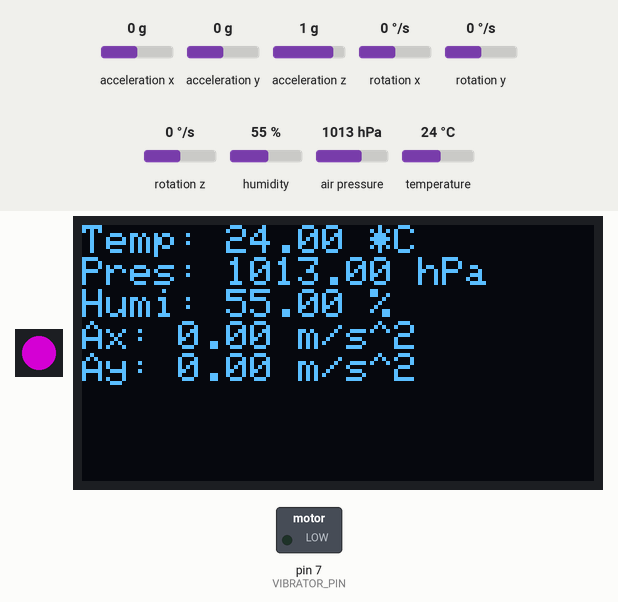
The sketch below on a simulated Arduino Uno, built with avr-gcc and run on an emulated ATmega328P. Parts: 1 RGB LEDs in strip order, left to right, 128×64 one-colour display, switched loads named in the sketch (green lamp = pin HIGH). The test bench sets the inputs (shaded band); at power-on: acceleration x 0 g, humidity 55 %, acceleration y 0 g, air pressure 1013 hPa, acceleration z 1 g, rotation x 0 °/s, rotation y 0 °/s, rotation z 0 °/s, temperature 24 °C. Dim RGB values are drawn brighter than linear; the display library's start-up logo is not drawn; what the sketch prints to the serial monitor is not drawn.

Above: at 8.4 s.
8.5 s: acceleration x set to -1.4 g
13.3 s: humidity set to 41 %
At 15.9 s:
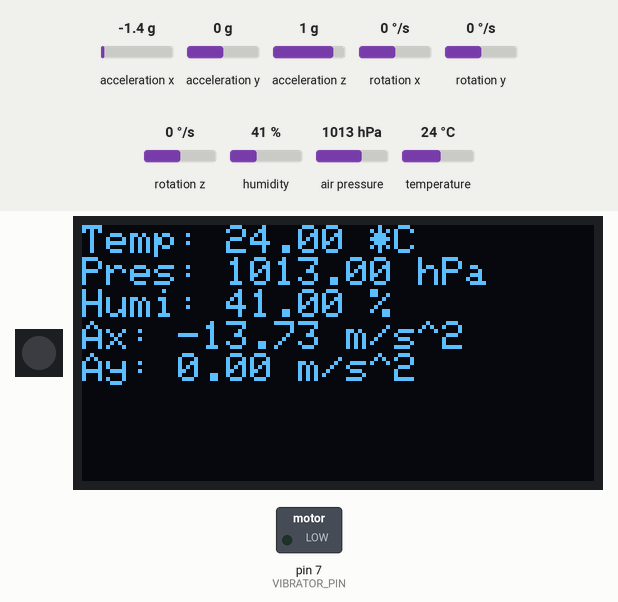
18.3 s: humidity set to 38 %
At 23.6 s:
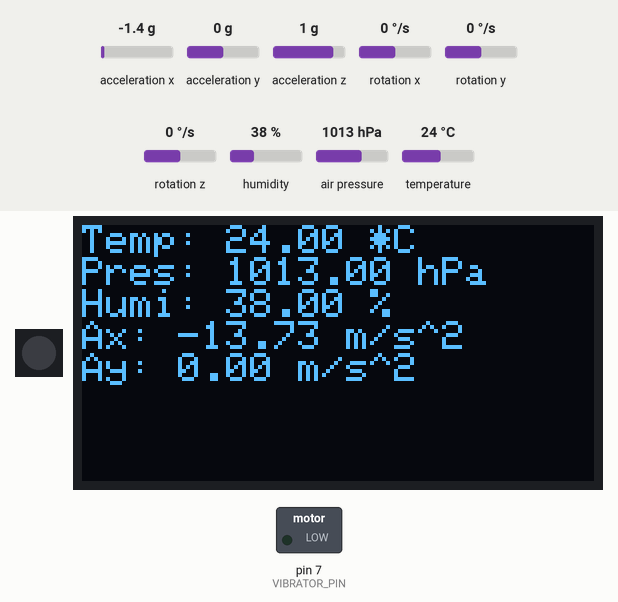
23.9 s: acceleration x set to -0.8 g
At 25.3 s:
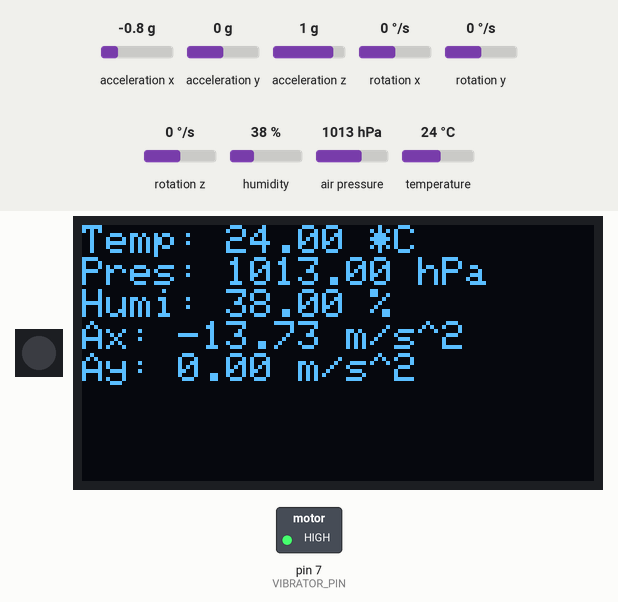
28.1 s: acceleration y set to -1.4 g
At 30.7 s:
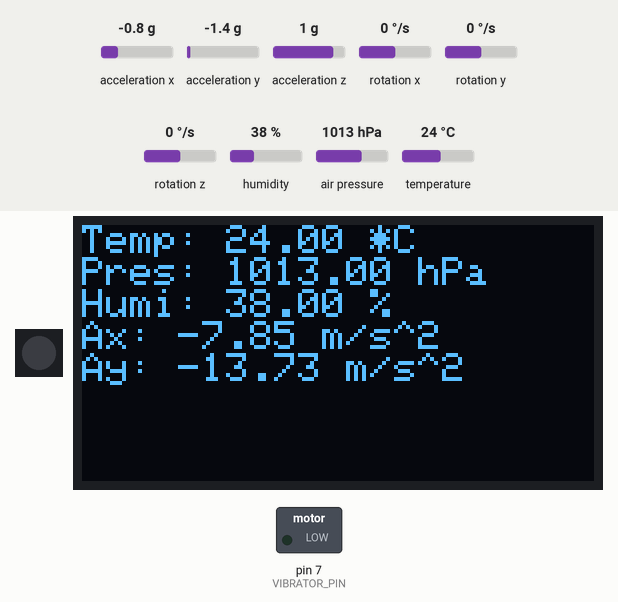
32.3 s: air pressure set to 952 hPa
At 35.1 s:
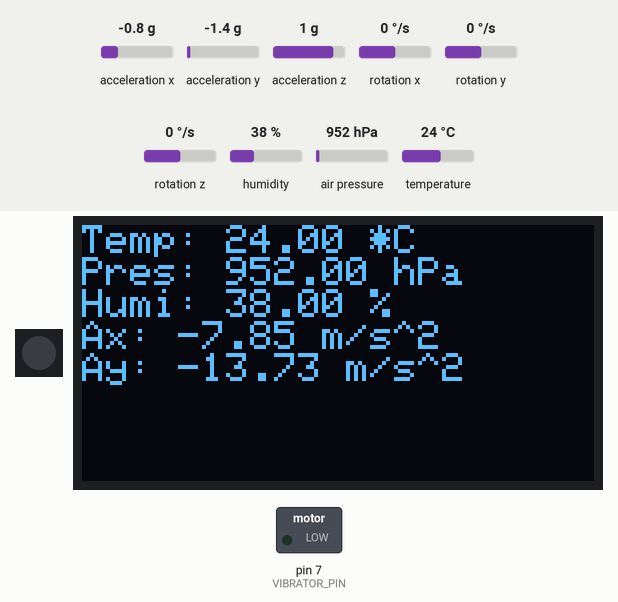
Timing chart, 0 to 36.6 s (numbered marks = the images above; inputs shaded):
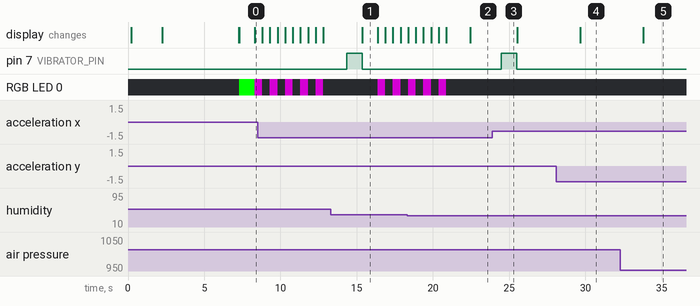

Measured:
- after the input at 18.3 s, the display: first differs from a run without the input after 4.1 s (image 2)
- after the input at 23.9 s, pin 7 (VIBRATOR_PIN): LOW → HIGH after 0.59 s, → LOW 1.0 s later
- after the input at 28.1 s, the display: changes after 1.6 s (image 4)
- after the input at 32.3 s, the display: changes after 1.5 s (image 5)
- what the display in image 1 shows lasts 1.0 s, from 15.4 s to 16.4 s

The sketch:

finalrun.ino
```cpp
#include <Wire.h>
#include <Adafruit_Sensor.h>
#include <Adafruit_BME280.h>
#include <Adafruit_MPU6050.h>
#include <Adafruit_GFX.h>
#include <Adafruit_SSD1306.h>
#include <Adafruit_NeoPixel.h>

#define SCREEN_WIDTH 128
#define SCREEN_HEIGHT 64

Adafruit_BME280 bme; // I2C
Adafruit_MPU6050 mpu;
Adafruit_SSD1306 display(SCREEN_WIDTH, SCREEN_HEIGHT, &Wire);

unsigned long delayTime;

// NeoPixel settings on the watch
#define LED_PIN    6    // Change to your NeoPixel data pin
#define NUMPIXELS  1     // Change if you have more than 1 NeoPixel
Adafruit_NeoPixel pixels = Adafruit_NeoPixel(NUMPIXELS, LED_PIN, NEO_GRB + NEO_KHZ800);

const int VIBRATOR_PIN = 7; // Change the pin to your desired pin for the vibrator

bool vibrationTriggered = false;
unsigned long vibrationStartTime = 0;
bool ledOn = false;
unsigned long ledStartTime = 0;
float lastAccelX = 0.0;

void setup() {
  Serial.begin(115200);
  Serial.println(F("BME280 and MPU6050 test"));

  pinMode(VIBRATOR_PIN, OUTPUT);
  pinMode(LED_PIN, OUTPUT);

  pixels.begin(); // Initialize NeoPixel
  pixels.show();  // Initialize all pixels to 'off'

  display.begin(SSD1306_SWITCHCAPVCC, 0x3C);
  display.display();
  delay(100);
  display.clearDisplay();
  display.display();
  display.setTextSize(1.5);
  display.setTextColor(SSD1306_WHITE);
  displayWelcomeMessage();

  bool status;

  // Initialize BME sensor
  status = bme.begin(0x76);
  if (!status) {
    Serial.println("Could not find a valid BME280 sensor, check wiring!");
    while (1);
  }

  // Initialize MPU6050
  Serial.println("Adafruit MPU6050 test!");

  if (!mpu.begin()) {
    Serial.println("Failed to find MPU6050 chip");
    while (1) {
      delay(10);
    }
  }
  Serial.println("MPU6050 Found!");

  mpu.setAccelerometerRange(MPU6050_RANGE_8_G);
  mpu.setGyroRange(MPU6050_RANGE_500_DEG);
  mpu.setFilterBandwidth(MPU6050_BAND_5_HZ);

  delayTime = 1000;
}

void loop() {
  display.setCursor(0, 0);
  display.clearDisplay();

  // Read BME sensor data
  float temperature = bme.readTemperature();
  float pressure = bme.readPressure() / 100.0F;
  float humidity = bme.readHumidity();

  // Display BME sensor data on OLED
  display.print("Temp: "); display.print(temperature); display.println(" *C");
  display.print("Pres: "); display.print(pressure); display.println(" hPa");
  display.print("Humi: "); display.print(humidity); display.println(" %");

  // Read MPU6050 sensor data
  sensors_event_t a, g, temp;
  mpu.getEvent(&a, &g, &temp);

  // Display MPU6050 sensor data on OLED
  display.print("Ax: "); display.print(a.acceleration.x); display.println(" m/s^2");
  display.print("Ay: "); display.print(a.acceleration.y); display.println(" m/s^2");
  //display.print("Gx: "); display.print(g.gyro.x); display.println(" rad/s");

  // Actuate based on conditions
  if (abs(a.acceleration.x) > 5.0 && !vibrationTriggered) {
    digitalWrite(VIBRATOR_PIN, HIGH);
    vibrationTriggered = true;
    vibrationStartTime = millis();
  }

  // Turn off the vibrator after 10 seconds
  if (vibrationTriggered && millis() > 20000) {
    digitalWrite(VIBRATOR_PIN, LOW);
     vibrationTriggered = false;
  }

  if (abs(a.acceleration.x - lastAccelX) >= 0.5) {
    digitalWrite(VIBRATOR_PIN, HIGH);
    delay(1000); // Vibrate for 1 second
    digitalWrite(VIBRATOR_PIN, LOW);
  }

  // Update lastAccelX
  lastAccelX = a.acceleration.x;

  // Actuate the NeoPixel based on temperature
  if (temperature > 25.0 && !ledOn) {
    pixels.setPixelColor(0, pixels.Color(255, 0, 0)); // Red
    ledOn = true;
    ledStartTime = millis();
  } else if (temperature > 20.0 && temperature <= 25.0 && !ledOn) {
    pixels.setPixelColor(0, pixels.Color(0, 255, 0)); // Green
    ledOn = true;
    ledStartTime = millis();
  } else if (temperature <= 20.0 && !ledOn) {
    pixels.setPixelColor(0, pixels.Color(0, 0, 255)); // Blue
    ledOn = true;
    ledStartTime = millis();
  }

  // Turn off the LED after 10 seconds
  if (ledOn && millis() > 20000) {
    pixels.setPixelColor(0, pixels.Color(0, 0, 0)); // Turn off
    ledOn = false;
  }
  pixels.show(); // Send the updated color to the NeoPixel
  display.display();
  delay(delayTime);

   if (humidity > 39.0) {
    for (int i = 0; i < 5; ++i) {
      pixels.setPixelColor(0, pixels.Color(128, 0, 128)); // Purple
      pixels.show();
      delay(500);
      pixels.setPixelColor(0, pixels.Color(0, 0, 0)); // Off
      pixels.show();
      delay(500);
    }
  }

  pixels.show(); // Send the updated color to the NeoPixel
  display.display();
  delay(delayTime);

}

  void displayWelcomeMessage() {
  // Display welcome message
  display.setTextSize(1);
  display.setCursor(20, 20);
  display.print("*");
  display.display();
  delay(2000);
  display.print("Good Morning Laks");
  display.display();
  delay(5000);  // Display for 2 seconds
  display.clearDisplay();
  display.display();
}
```
